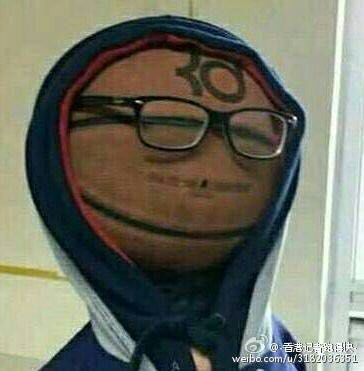
#> input picture 1.jpg, 364 x 371 px
$ python histogram_with_mask.py --image 1.jpg
#> lines starting #> are read from the running program, lines starting #| are printed output that depends on the picture; after the words box and inside, x2 and y2 are one past the last pixel; in counts of white or black regions, pixels touching at a corner belong together
from matplotlib import pyplot as plt
import cv2
import numpy as np
import argparse


def plot_histogram(img, title, mask=None):
    plt.figure()
    plt.title(title)
    plt.xlabel("Bins")
    plt.ylabel("# of Pixels")

    channels = cv2.split(img)
    colors = ('b', 'g', 'r')
    for (channel, color) in zip(channels, colors):
        hist = cv2.calcHist([channel], [0], mask, [256], [0, 256])
        plt.plot(hist, color=color)
        plt.xlim([0, 256])


def main():
    ap = argparse.ArgumentParser()
    ap.add_argument('-i', '--image', required=True, help='Path to Photo')
    args = vars(ap.parse_args())

    img = cv2.imread(args['image'])
#> img is the input picture: shape (371, 364, 3); mean B, G, R 96.3, 109.8, 108.5
    cv2.imshow("Original", img)
    plot_histogram(img, "Histogram for Original Image")
#> the loop in plot_histogram, `for (channel, color) in zip(channels, colors):` made 3 passes
#> color on passes 1 to 3: 'b', 'g', 'r'

    mask = np.zeros(img.shape[:2], dtype='uint8')
    cv2.rectangle(mask, (15, 15), (130, 100), 255, -1)
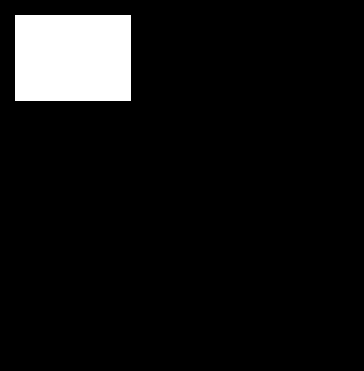
#> mask: shape (371, 364); 7.4% white; 1 white region, box (x1, y1, x2, y2) and area: (15, 15, 131, 101) 9976
    cv2.imshow("Mask", mask)

    masked = cv2.bitwise_and(img, img, mask=mask)
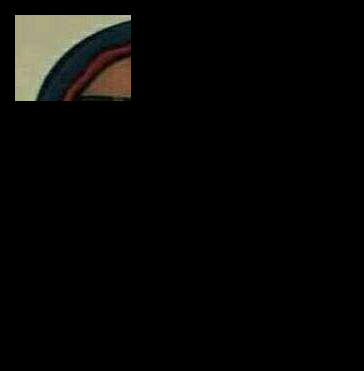
#> masked: shape (371, 364, 3); mean B, G, R 6, 7.4, 7.7
    cv2.imshow("Applying the mask", masked)

    plot_histogram(masked, "Histogram for Masked Image", mask)
#> the loop in plot_histogram (call 2), `for (channel, color) in zip(channels, colors):` made 3 passes
    plt.show()
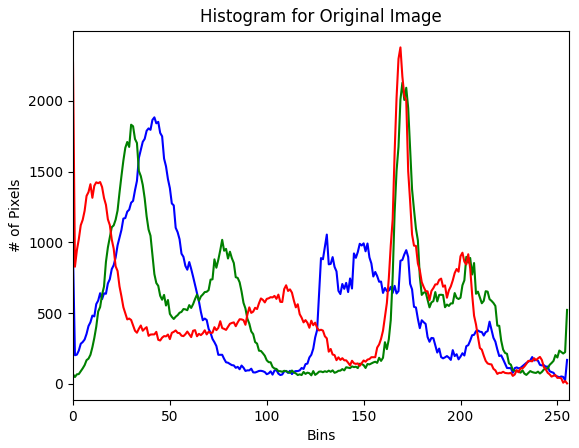
#> figure drawn by matplotlib, 1 panel; curve peaks at x = 42, y = 1883; curve peaks at x = 170, y = 2127; curve peaks at x = 169, y = 2377
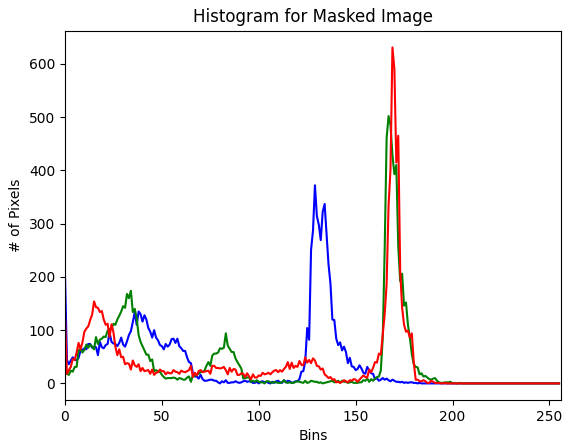
#> figure drawn by matplotlib, 1 panel; curve peaks at x = 129, y = 372; curve peaks at x = 167, y = 502; curve peaks at x = 169, y = 631
    cv2.waitKey(0)


if __name__ == '__main__':
    main()
